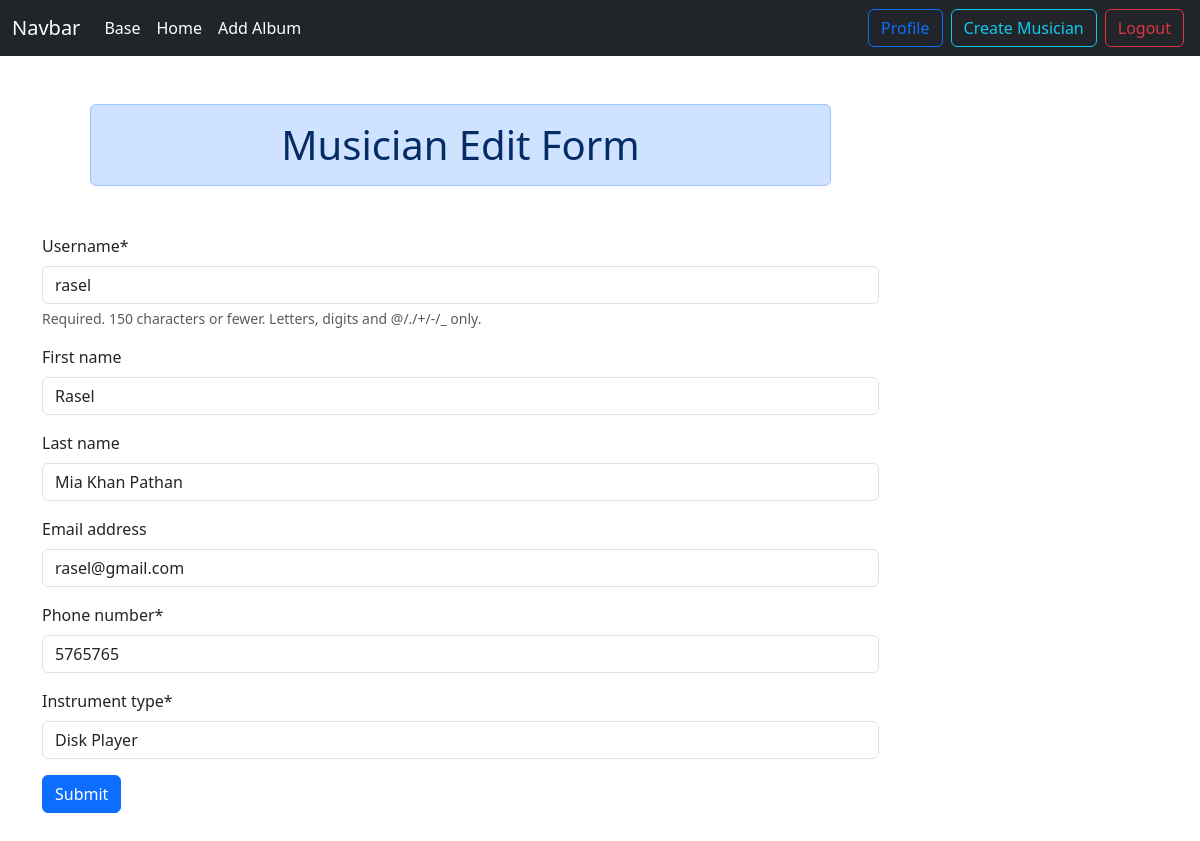
The page /musician/edit_musician/6/ (signed in) on the database its author committed.
### musician/models.py (models this page shows, shortened)
class Musician(AbstractUser):
    phone_number = models.CharField(max_length=12)
    instrument_type = models.CharField(max_length=120)

### musician/views.py (the view, shortened to what this page needs)
# urls.py: path('edit_musician/<int:pk>/',views.EditMusicianView.as_view(),name="edit_musician"),
class EditMusicianView(LoginRequiredMixin, UpdateView):
    model = Musician
    form_class = ChangeMusicianDataForm
    template_name = 'edit_musician.html'
    success_url = reverse_lazy('homepage')
    login_url = 'login'

### musician/forms.py
class ChangeMusicianDataForm(UserChangeForm):
    password = None
    class Meta:
        model = Musician
        fields = ['username','first_name','last_name','email','phone_number','instrument_type']

### musician/templates/edit_musician.html (shortened to what this page needs)
{% extends 'base.html' %}
{% load crispy_forms_tags %}
{% load static %}
{% block content %}
<div class="container mb-5" >
    <form method="post" novalidate class="w-75">
        <h1 class="text-center m-5 alert alert-primary">Musician Edit Form</h1>
        {{form|crispy}}
        <button class="btn btn-primary mb-5">Submit</button>
    </form>
</div>
{% endblock content %}

### rows shown on the page
Musician: username "rasel", first_name "Rasel", last_name "Mia Khan Pathan", email "rasel@gmail.com", phone_number "5765765", instrument_type "Disk Player"
